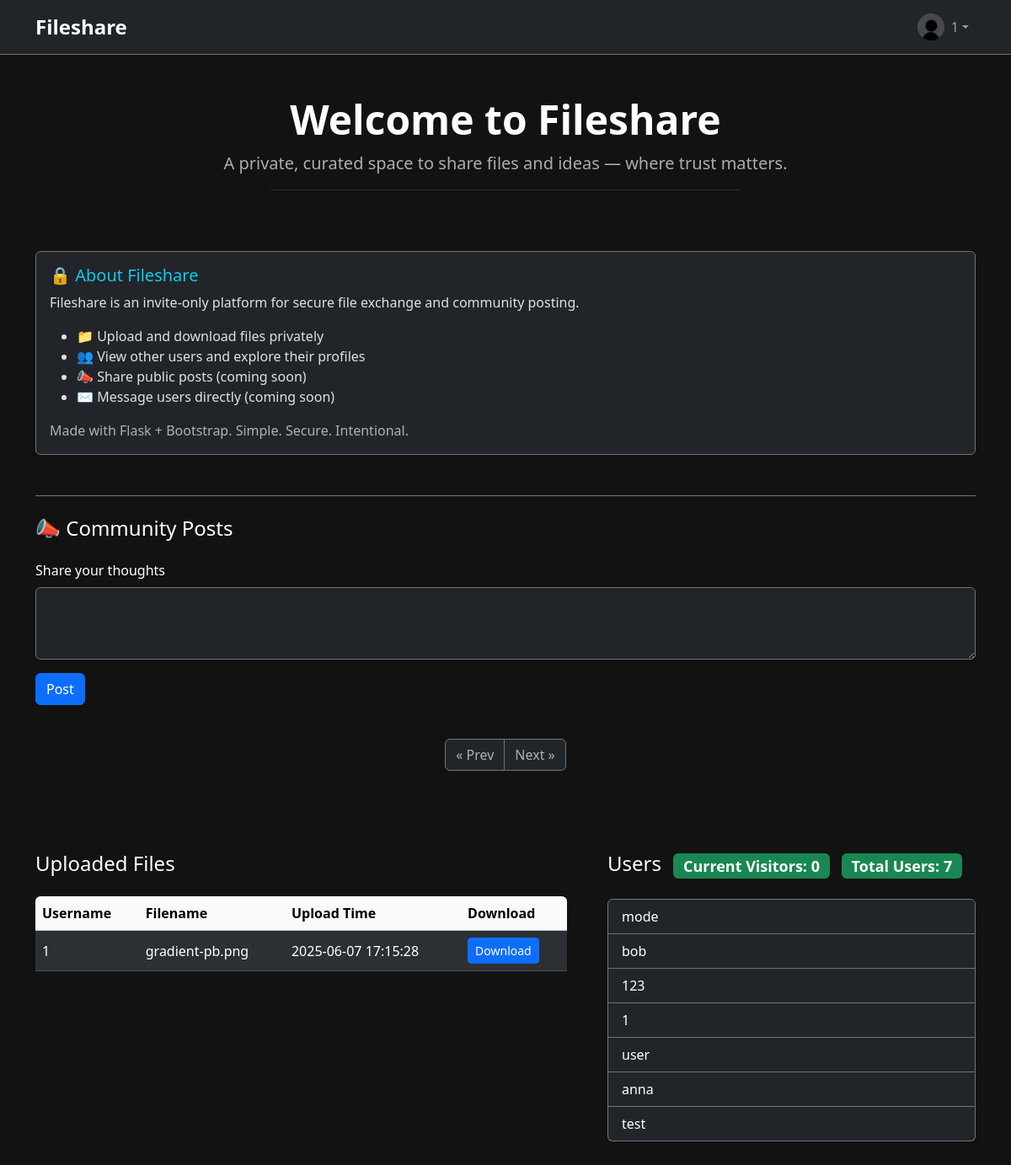
/ (signed in), run on the app's committed database.
### models.py (models this page shows)
class User(db.Model):
    __tablename__ = "users"
    id = db.Column(db.Integer, primary_key=True)
    username = db.Column(db.String(50), unique=True, nullable=False)
    password = db.Column(db.String(120), nullable=False)
    email = db.Column(db.String(200), unique=True, nullable=False)
    profile_picture = db.Column(db.String(200), nullable=False, default='./static/default.jpeg')
    color = db.Column(db.String(10), nullable=False, default="#FFFFFF")
    text_color = db.Column(db.String(10), nullable=False, default="#FFFFFF")
    card_color = db.Column(db.String(10), nullable=False, default='#1E1E1E')
    posts = db.relationship('Post', backref='author', lazy=True)
    files = db.relationship('File', backref='user', lazy=True)

class File(db.Model):
    __tablename__ = 'files'
    id = db.Column(db.Integer, primary_key=True)
    filename = db.Column(db.Text, nullable=False)
    filepath = db.Column(db.String(500), nullable=False)
    upload_time = db.Column(db.DateTime, server_default=db.func.now())
    username = db.Column(db.String(50), nullable=False)
    private = db.Column(db.Boolean, nullable=False, default=False)
    user_id = db.Column(db.Integer, db.ForeignKey('users.id'), nullable=False)

### app.py (the view)
@app.route("/")
def index_page():
    users = User.query.all()
    user_count = len(users)
    page = request.args.get("page", 1, type=int)
    per_page = 5
    posts = Post.query.order_by(Post.id.desc()).paginate(page=page, per_page=per_page)
    files = File.query.filter_by(private=False)
    files = files[::-1]
    replies = Reply.query.all()
    is_admin = False
    if 'user_id' in session:
        admins = Admin_Table.query.filter_by(user_id=session['user_id']).first()
        current_user = User.query.filter_by(id=session['user_id']).first()
        if admins:
            is_admin = True
        return render_template('logged_in/index.html', username=session['username'], users=users, files=files, posts=posts, replies=replies, user_count=user_count, cur_user=current_user, is_admin=is_admin)
    else:
        return render_template("logged_out/index.html", users=users, files=files, posts=posts, replies=replies, user_count=user_count)

### templates/logged_in/index.html (shortened to what this page needs)
<!DOCTYPE html>
<html lang="en" data-bs-theme="dark">
    <head>
        <link href="https://cdn.jsdelivr.net/npm/bootstrap@5.3.3/dist/css/bootstrap.min.css" rel="stylesheet" />
        <link rel="stylesheet" href="https://cdnjs.cloudflare.com/ajax/libs/animate.css/4.1.1/animate.min.css" />
    </head>
    <body class="text-white">
        <nav class="navbar navbar-expand-lg navbar-dark bg-dark border-bottom border-secondary">
            <div class="container">
                <a class="navbar-brand fs-4 fw-semibold" href="/">Fileshare</a>
                <div class="collapse navbar-collapse" id="navMenu">
                    <ul class="navbar-nav ms-auto mb-2 mb-lg-0">
                        <li class="nav-item dropdown">
                            <a class="nav-link dropdown-toggle d-flex align-items-center" href="#" id="userDropdown"
                                role="button" data-bs-toggle="dropdown" aria-expanded="false">
                                <img src="{{ cur_user.profile_picture }}" alt="Profile" class="rounded-circle me-2"
                                    style="width: 32px; height: 32px; object-fit: cover;">
                                <span>{{ username }}</span>
                            </a>
                        </li>
                    </ul>
                </div>
            </div>
        </nav>
        <main class="container py-5">
            <section class="text-center mb-5">
                <h1 class="display-5 fw-bold animate__animated animate__fadeInDown">Welcome to Fileshare</h1>
                <p class="lead text-muted animate__animated animate__fadeInUp animate-delay-1">
                    A private, curated space to share files and ideas — where trust matters.
                </p>
                <hr class="w-50 mx-auto text-secondary" />
            </section>
            <section class="mt-5 pt-4 border-secondary animate__animated animate__fadeInUp animate-delay-2">
                <div class="card bg-dark border-secondary shadow-sm">
                    <div class="card-body">
                        <h5 class="card-title text-info">🔒 About Fileshare</h5>
                        <p class="card-text">
                            Fileshare is an invite-only platform for secure file exchange and community posting.
                        </p>
                        <ul>
                            <li>📁 Upload and download files privately</li>
                            <li>👥 View other users and explore their profiles</li>
                            <li>📣 Share public posts (coming soon)</li>
                            <li>✉️ Message users directly (coming soon)</li>
                        </ul>
                        <p class="text-muted mb-0">Made with Flask + Bootstrap. Simple. Secure. Intentional.</p>
                    </div>
                </div>
            </section>
            <section class="mt-5 pt-4 border-top border-secondary animate__animated animate__fadeInUp animate-delay-2">
                <h4 class="mb-4">📣 Community Posts</h4>
                <form action="/post" method="POST" class="mb-4">
                    <div class="mb-3">
                        <label for="content" class="form-label">Share your thoughts</label>
                        <textarea class="form-control bg-dark text-white border-secondary" id="content" name="content"
                            rows="3" required></textarea>
                    </div>
                    <button type="submit" class="btn btn-primary">Post</button>
                </form>
                {% if posts %}
                <nav aria-label="Post pagination">
                    <ul class="pagination justify-content-center">
                        {% if posts.has_prev %}
                        <li class="page-item">
                            <a class="page-link bg-dark text-light border-secondary"
                                href="{{ url_for('index_page', page=posts.prev_num) }}">&laquo; Prev</a>
                        </li>
                        {% else %}
                        <li class="page-item disabled">
                            <span class="page-link bg-dark text-muted border-secondary">&laquo; Prev</span>
                        </li>
                        {% endif %}
                        {% if posts.has_next %}
                        <li class="page-item">
                            <a class="page-link bg-dark text-light border-secondary"
                                href="{{ url_for('index_page', page=posts.next_num) }}">Next &raquo;</a>
                        </li>
                        {% else %}
                        <li class="page-item disabled">
                            <span class="page-link bg-dark text-muted border-secondary">Next &raquo;</span>
                        </li>
                        {% endif %}
                    </ul>
                </nav>
                {% else %}
                <p class="text-muted">No posts yet. Be the first to share something!</p>
                {% endif %}
            </section>
            <div class="row g-5 mt-5">
                <section class="col-lg-7 animate__animated animate__fadeInLeft animate-delay-1">
                    <h4 class="mb-4">Uploaded Files</h4>
                    {% if files %}
                    <div class="table-responsive shadow-sm rounded">
                        <table class="table table-dark table-striped table-hover align-middle">
                            <thead class="table-light">
                                <tr>
                                    <th>Username</th>
                                    <th>Filename</th>
                                    <th>Upload Time</th>
                                    <th>Download</th>
                                </tr>
                            </thead>
                            <tbody>
                                {% for file in files %}
                                <tr>
                                    <td>{{ file.username }}</td>
                                    <td>{{ file.filename | e }}</td>
                                    <td>{{ file.upload_time }}</td>
                                    <td><a href="{{ url_for('download', id=file.id) }}"
                                            class="btn btn-sm btn-primary">Download</a></td>
                                </tr>
                                {% endfor %}
                            </tbody>
                        </table>
                    </div>
                    {% else %}
                    <p class="text-muted">No files uploaded yet.</p>
                    {% endif %}
                </section>
                <section class="col-lg-5 animate__animated animate__fadeInRight animate-delay-2">
                    <h4 class="mb-4">
                        Users
                        <span id="user-count" class="badge bg-success align-middle ms-2" aria-live="polite">
                            Current Visitors: 0
                        </span>
                        <span id="user-count" class="badge bg-success align-middle ms-2" aria-live="polite">
                            Total Users: {{user_count}}
                        </span>
                    </h4>
                    <div class="list-group shadow-sm rounded">
                        {% for user in users %}
                        <a style="color: {{ user.color | e }};" href="/profile/{{ user.username | e }}"
                            class="list-group-item list-group-item-action bg-dark border-secondary">
                            {{ user.username | e }}
                        </a>
                        {% endfor %}
                    </div>
                </section>
            </div>
        </main>
    </body>
</html>

### templates/logged_in/index.html (style rules this page uses)
body { background-color: #121212; color: #eee; }
.animate-delay-1 { animation-delay: 0.3s; }
.animate-delay-2 { animation-delay: 0.6s; }
.btn-primary { background-color: #0d6efd; border-color: #0d6efd; transition: background-color 0.3s, border-color 0.3s; }
thead.table-light { background-color: #343a40; color: #00d1b2; }
main.container { padding-top: 3rem; padding-bottom: 3rem; }

### data on the page
User: profile_picture (placeholder picture), username "1"
File: username "1", filename "gradient-pb.png", upload_time "2025-06-07 17:15:28"
User: username "mode"
User: username "bob"
User: username "123"
User: username "user"
User: username "anna"
User: username "test"

### other printed values
{{ username }} "1"
{{ user_count }} "7"
